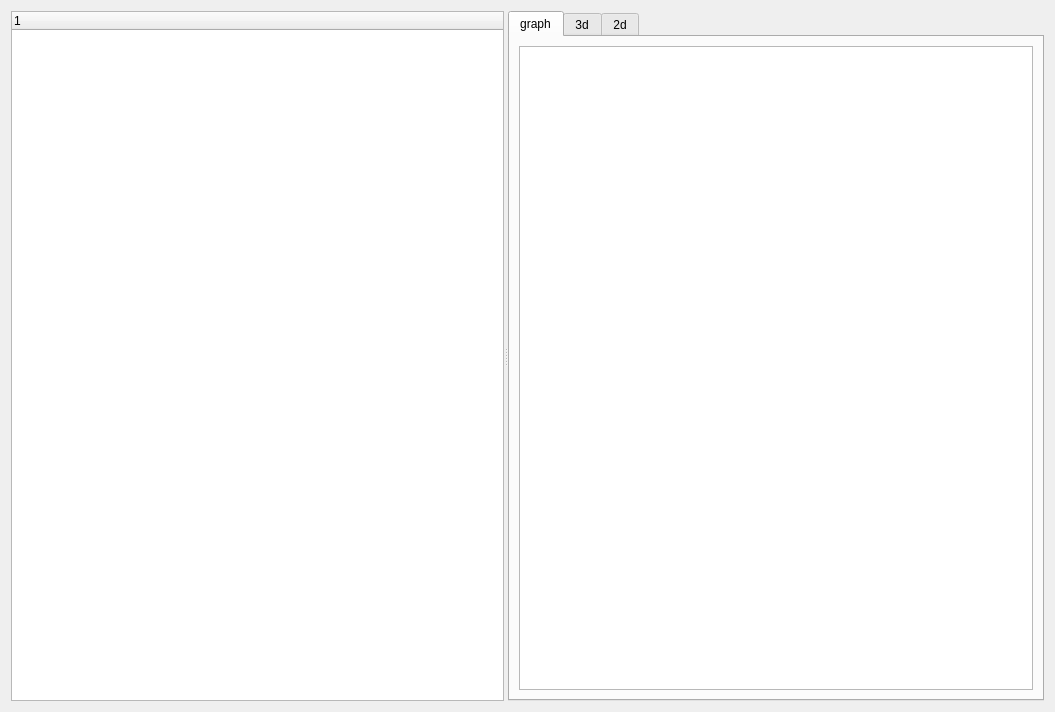
<?xml version="1.0" encoding="UTF-8"?>
<ui version="4.0">
 <class>graphDlg</class>
 <widget class="QWidget" name="graphDlg">
  <property name="geometry">
   <rect>
    <x>0</x>
    <y>0</y>
    <width>1055</width>
    <height>712</height>
   </rect>
  </property>
  <property name="windowTitle">
   <string>DSRGraph</string>
  </property>
  <layout class="QVBoxLayout" name="verticalLayout">
   <item>
    <widget class="QSplitter" name="splitter">
     <property name="orientation">
      <enum>Qt::Horizontal</enum>
     </property>
     <widget class="QTreeWidget" name="treeWidget">
      <property name="sizePolicy">
       <sizepolicy hsizetype="Minimum" vsizetype="Expanding">
        <horstretch>0</horstretch>
        <verstretch>0</verstretch>
       </sizepolicy>
      </property>
      <column>
       <property name="text">
        <string notr="true">1</string>
       </property>
      </column>
     </widget>
     <widget class="QTabWidget" name="tabWidget">
      <property name="currentIndex">
       <number>0</number>
      </property>
      <widget class="QWidget" name="tab_1">
       <attribute name="title">
        <string>graph</string>
       </attribute>
       <layout class="QHBoxLayout" name="horizontalLayout">
        <item>
         <widget class="QGraphicsView" name="graphicsView"/>
        </item>
       </layout>
      </widget>
      <widget class="QWidget" name="tab_2">
       <attribute name="title">
        <string>3d</string>
       </attribute>
       <layout class="QHBoxLayout" name="horizontalLayout_2"/>
      </widget>
      <widget class="QWidget" name="tab_3">
       <attribute name="title">
        <string>2d</string>
       </attribute>
       <layout class="QHBoxLayout" name="horizontalLayout_4"/>
      </widget>
     </widget>
    </widget>
   </item>
  </layout>
 </widget>
 <resources/>
 <connections/>
</ui>
